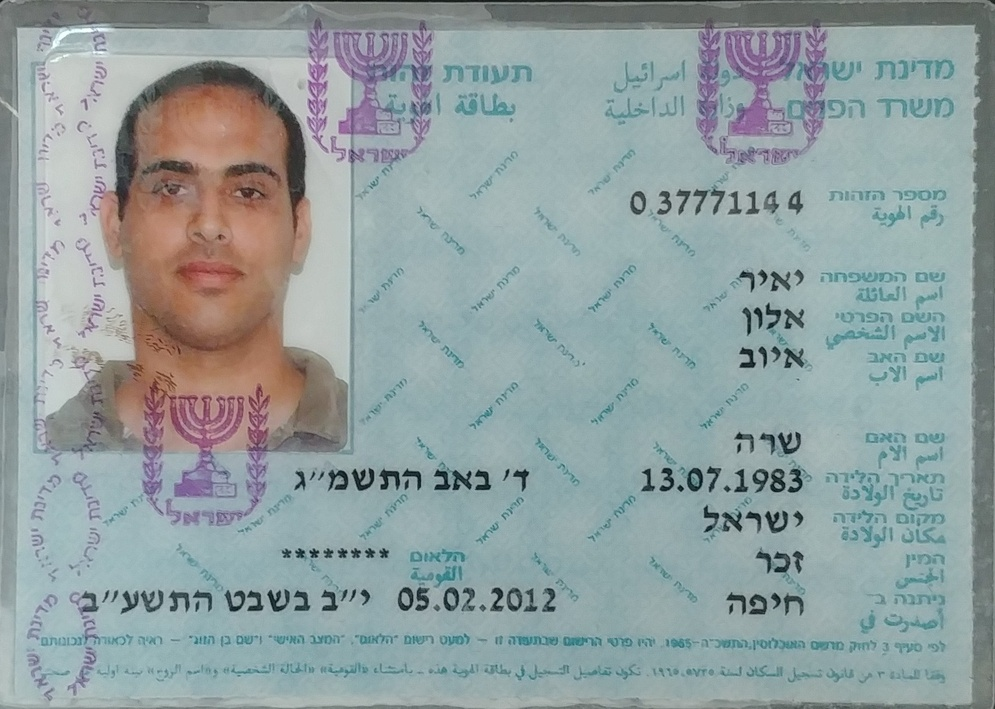
#> input picture alon_tz_color.jpg, 995 x 709 px, shrunk from 1797 x 1282 before the run
$ python -i helper_class.py   (imports and definitions only)
#> lines starting #> are read from the running program, lines starting #| are printed output that depends on the picture; after the words box and inside, x2 and y2 are one past the last pixel; in counts of white or black regions, pixels touching at a corner belong together
#> further down, picture is the input picture: shape (709, 995, 3); mean B, G, R 159.6, 158.8, 145
import cv2
import numpy as np
import pytesseract
from pytesseract import Output


class Helper:
    # [208 lines left out: functions crop_photo_area, crop_from_point, crop_photo_area_pixel, draw_boxes, one_corner, find_closest_to_center and 5 more, not called in this run]

    @staticmethod
    def good_corners(img, corner_numbers=[]):
        gray = cv2.cvtColor(img, cv2.COLOR_BGR2GRAY)
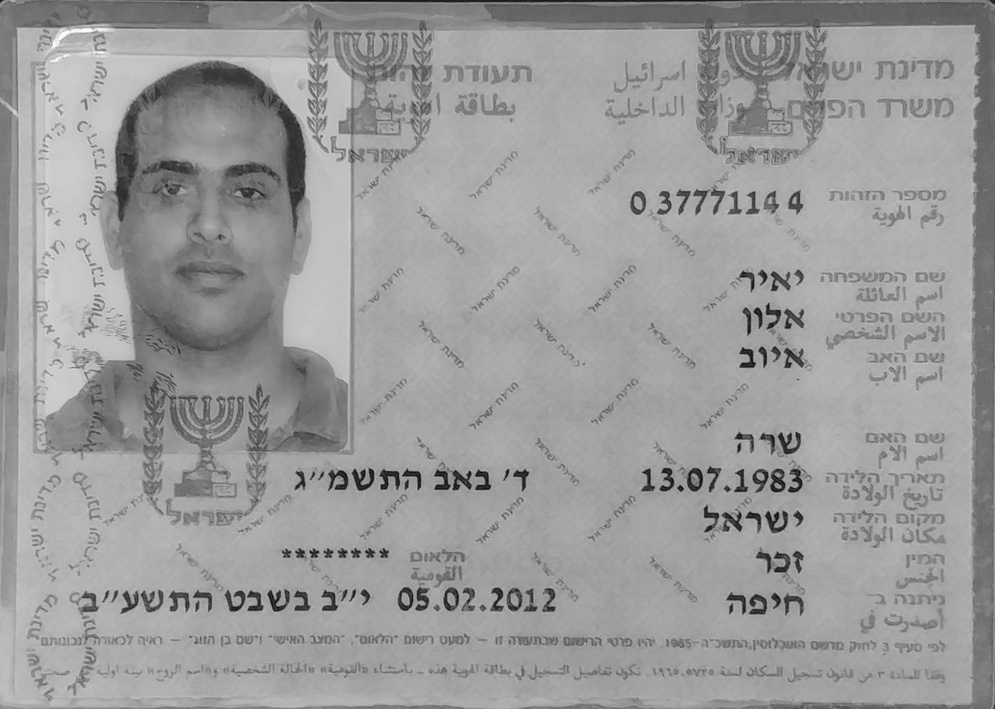
#> gray: shape (709, 995); min 11, max 253, mean 154.7

        ret, th = cv2.threshold(gray, 0, 255, cv2.THRESH_BINARY + cv2.THRESH_OTSU)
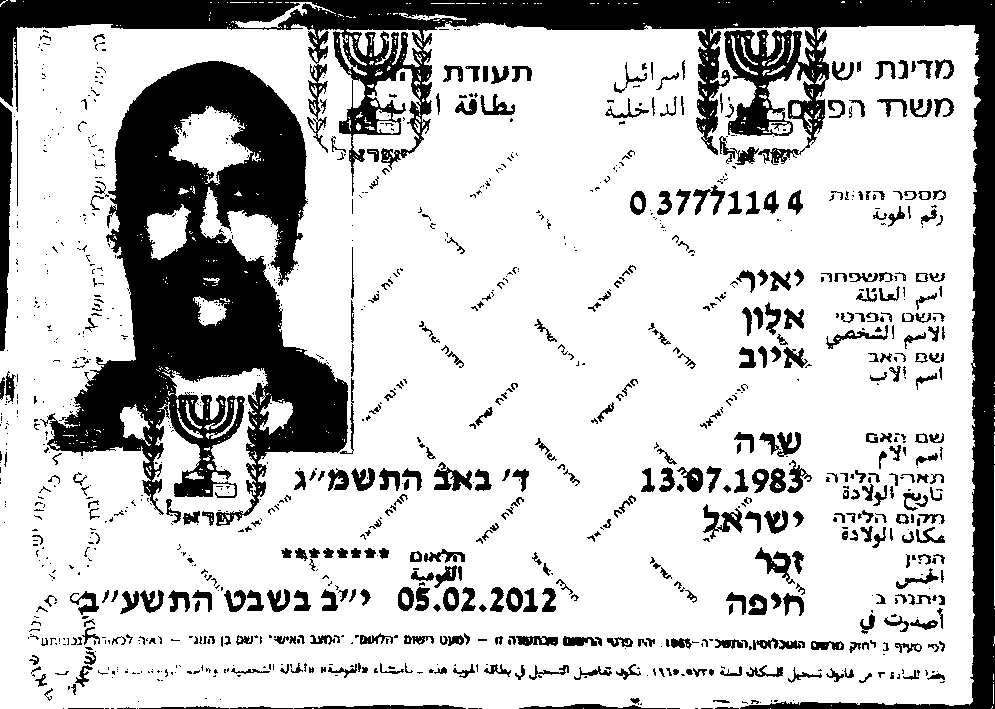
#> th: shape (709, 995); 76.6% white; 1116 black regions (676 under 20 px), largest, box (x1, y1, x2, y2) and area: (40, 61, 348, 526) 61278, (0, 0, 995, 709) 57943, (0, 102, 12, 351) 2244
#> ret = 139
        corners = cv2.goodFeaturesToTrack(th, 155, 0.1, 10)
#> corners = 155 rows, first 8: [158, 671], [36, 302], [305, 664], [404, 36], [3, 378], [84, 358], [80, 643], [371, 36]
        corners = np.int0(corners)
        res = []
        for corner_num in corner_numbers:
            res.append(Helper.find_corner(th, corners, corner_num))
#> after the loop, res = []
        return res

    # [60 lines left out: functions find_corner, projection_on_line, not called in this run]

>>> import cv2
>>> picture = cv2.imread('alon_tz_color.jpg')
>>> result = Helper().good_corners(picture)
#> result = []

$ run again, on dima_tz_scanned.jpg
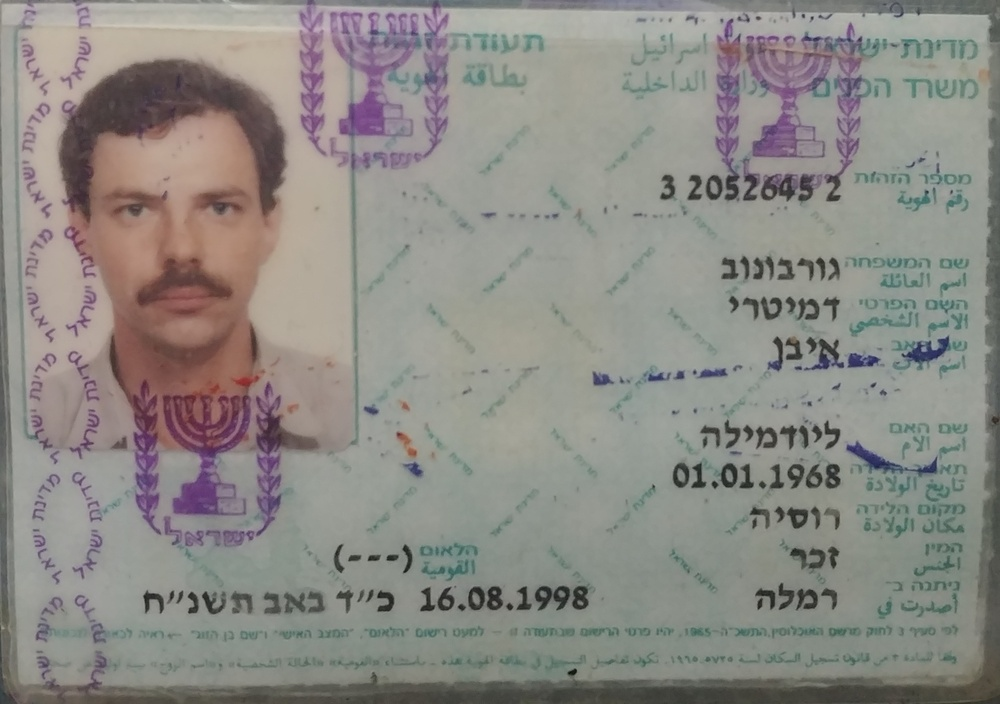
#> input picture dima_tz_scanned.jpg, 1000 x 704 px, shrunk from 2532 x 1783 before the run
#> picture is the input picture: shape (704, 1000, 3); mean B, G, R 133.3, 138.4, 140.5
#> in good_corners, `gray = cv2.cvtColor(img, cv2.COLOR_BGR2GRAY)`:
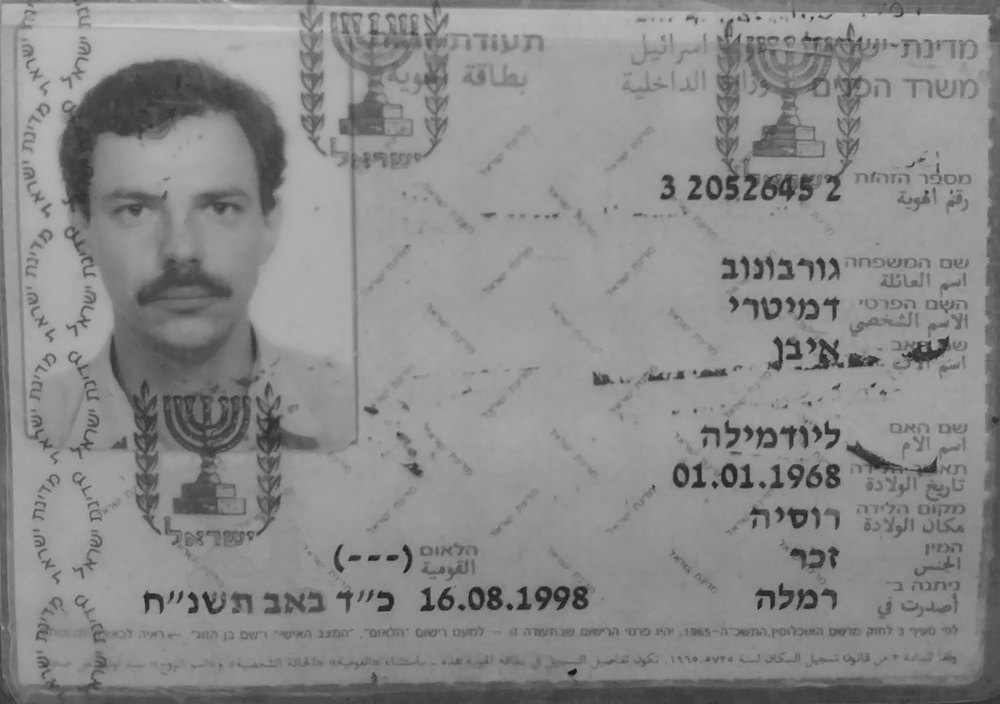
#> gray: shape (704, 1000); min 11, max 201, mean 138.5
#> in good_corners, `ret, th = cv2.threshold(gray, 0, 255, cv2.THRESH_BINARY + cv2.THRESH_O..`:
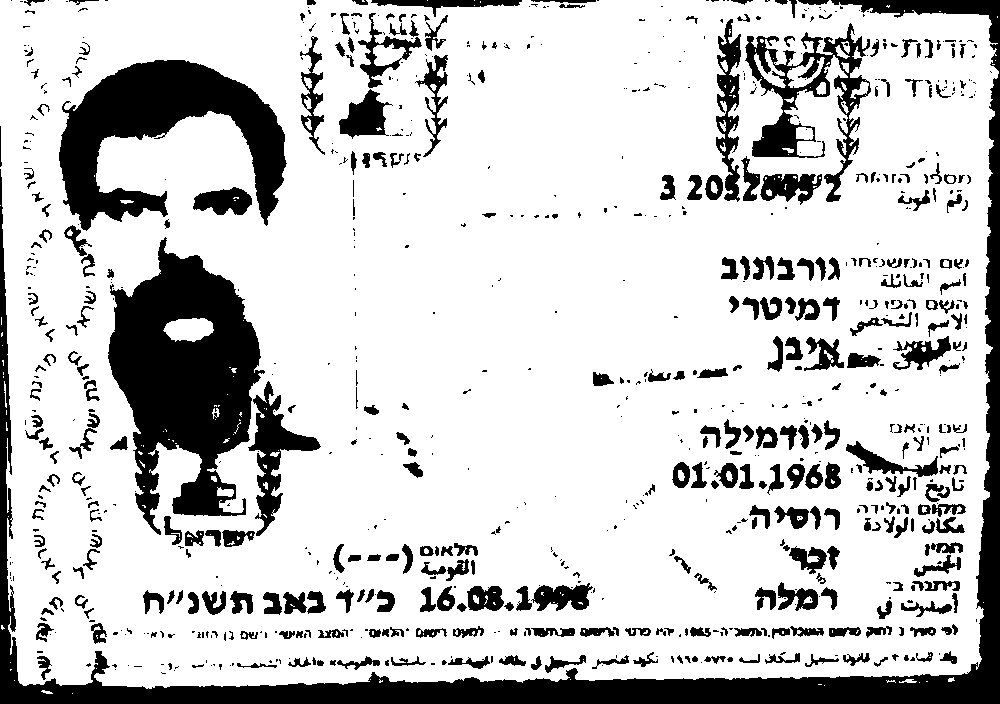
#> th: shape (704, 1000); 79.3% white; 869 black regions (481 under 20 px), largest, box (x1, y1, x2, y2) and area: (0, 0, 1000, 704) 38605, (108, 237, 265, 535) 25578, (59, 60, 287, 231) 17725
#> ret = 121
#> corners = 155 rows, first 8: [407, 629], [873, 321], [270, 661], [310, 30], [646, 493], [628, 381], [884, 40], [769, 636]
#> after the loop in good_corners, `for corner_num in corner_numbers:`: res = []

$ run again, on gal_lic.jpeg
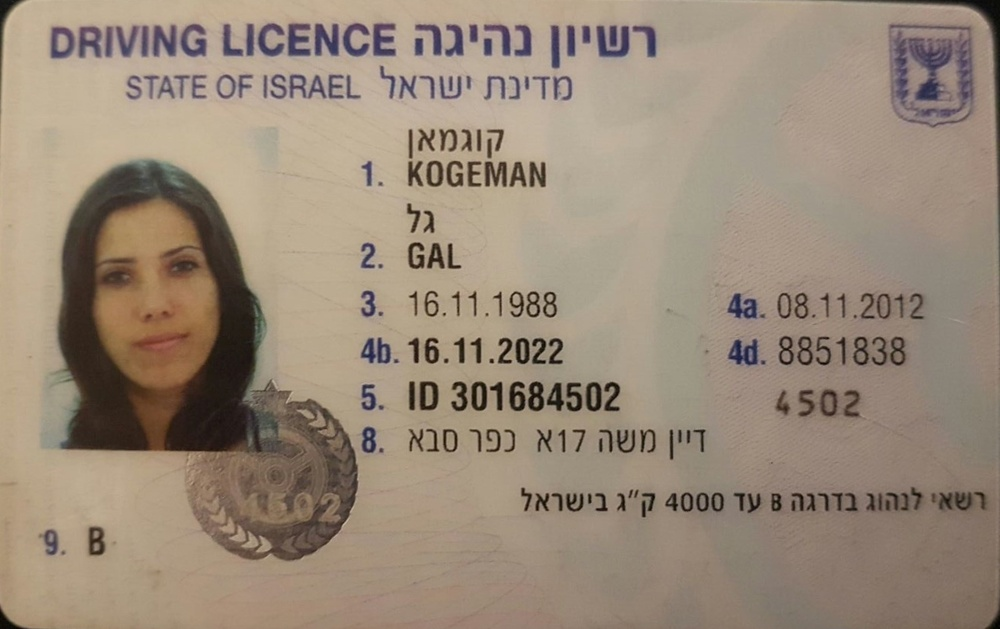
#> input picture gal_lic.jpeg, 1000 x 629 px, shrunk from 1344 x 846 before the run
#> picture is the input picture: shape (629, 1000, 3); mean B, G, R 120.6, 137.7, 153.6
#> in good_corners, `gray = cv2.cvtColor(img, cv2.COLOR_BGR2GRAY)`:
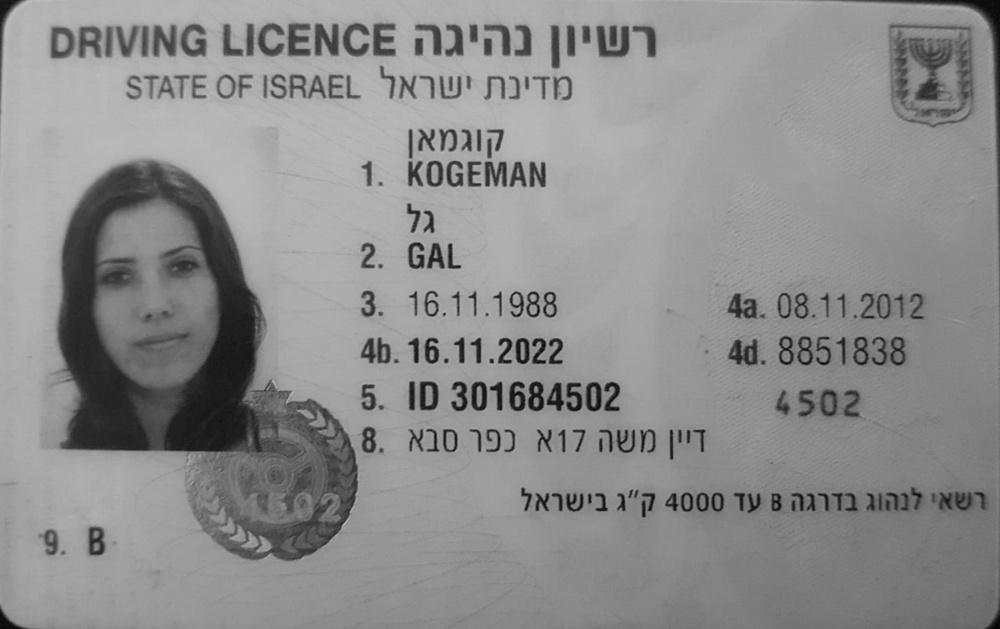
#> gray: shape (629, 1000); min 1, max 189, mean 140.5
#> in good_corners, `ret, th = cv2.threshold(gray, 0, 255, cv2.THRESH_BINARY + cv2.THRESH_O..`:
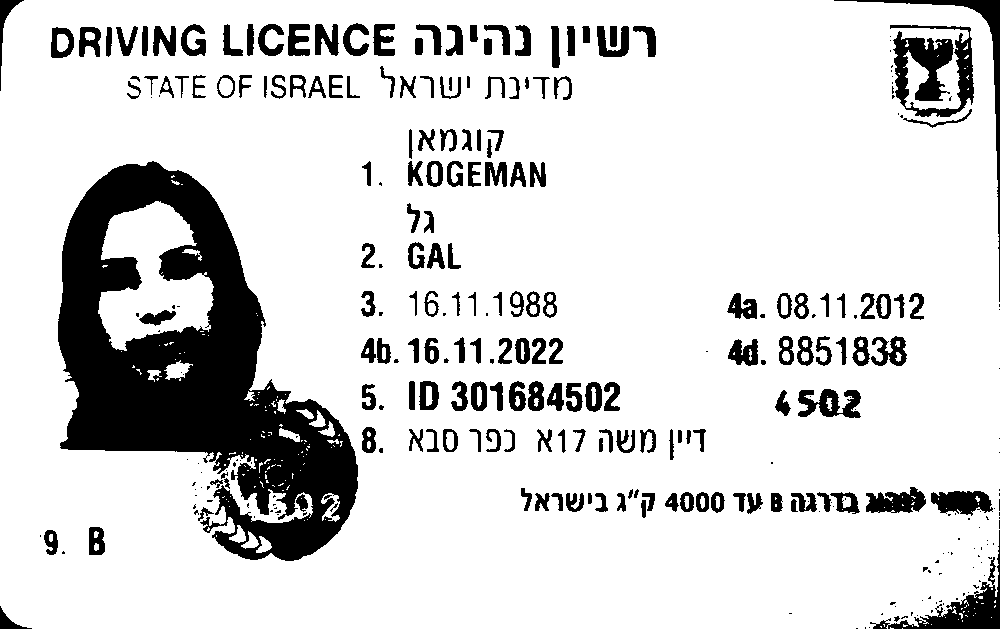
#> th: shape (629, 1000); 84.3% white; 312 black regions (131 under 20 px), largest, box (x1, y1, x2, y2) and area: (58, 161, 358, 561) 53119, (890, 25, 974, 117) 3883, (870, 530, 1000, 629) 2517
#> ret = 112
#> corners = 155 rows, first 8: [63, 552], [901, 116], [911, 103], [947, 606], [157, 379], [380, 183], [444, 314], [957, 599]
#> after the loop in good_corners, `for corner_num in corner_numbers:`: res = []
